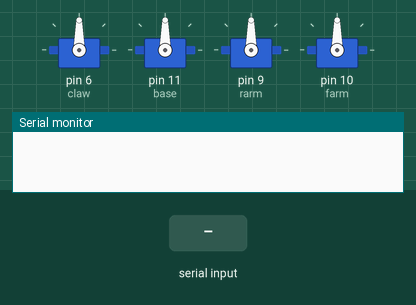
A sketch run on a simulated Arduino Uno, built with avr-gcc and run on an emulated ATmega328P. On the bench: 4 × servo, the last lines printed to the serial monitor. Inputs (shaded band) come from the test bench.

Above: at 2.0 s.
2.1 s: "O90\n" received over Serial
At 4.4 s:
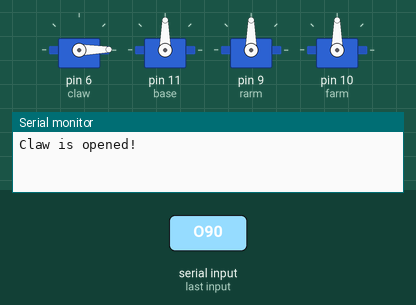
5.1 s: "S90\n" received over Serial
At 7.9 s:
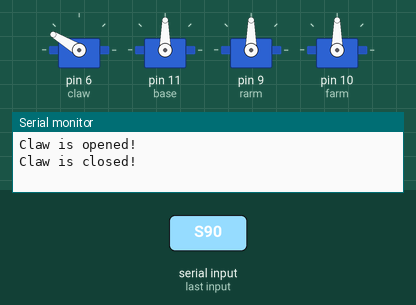
8.1 s: "r" received over Serial
At 9.5 s:
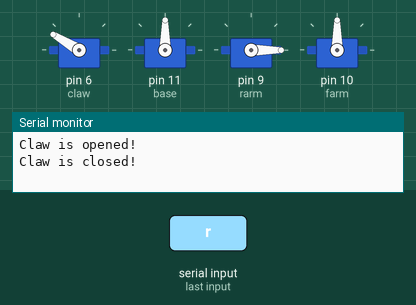
10.5 s: "i" received over Serial
At 10.95 s:
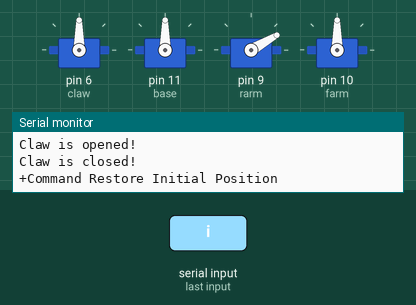
12.7 s: "f" received over Serial
At 14.3 s:
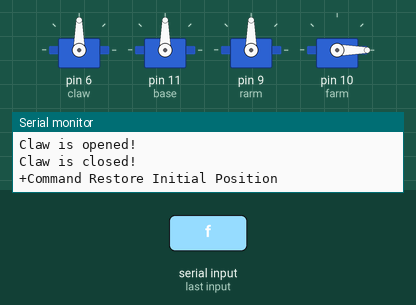
15.2 s: "b" received over Serial
At 17.4 s:
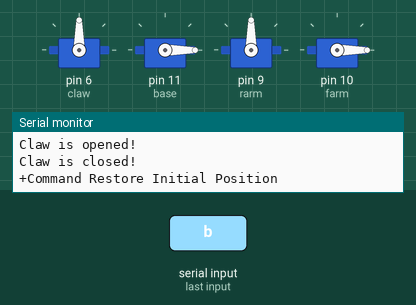
Timing chart, 0 to 18.7 s (numbered marks = the images above; inputs shaded):
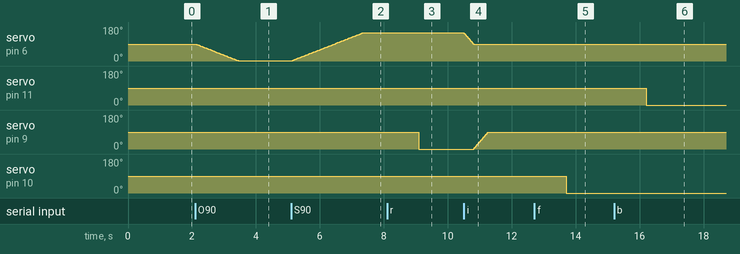

Measured:
- after the input at 2.1 s, servo on pin 6 (claw): moves from 90° to 1° over 1.3 s, starting at once
- after the input at 5.1 s, servo on pin 6 (claw): moves from 1° to 149° over 2.2 s, starting at once
- after the input at 8.1 s, servo on pin 9 (rarm): 90° → 0° after 1.0 s
- after the input at 10.5 s, servo on pin 6 (claw): moves from 149° to 90° over 0.30 s, starting at once; servo on pin 9 (rarm): moves from 0° to 90° over 0.45 s, starting after 0.31 s
- after the input at 12.7 s, servo on pin 10 (farm): 90° → 0° after 1.0 s
- after the input at 15.2 s, servo on pin 11 (base): 90° → 0° after 1.0 s

The sketch:

sketch_oct1a.ino
```cpp
#include<Servo.h>

Servo farm,claw,rarm,base;

int basePos=90,farmPos=90,clawPos=90,rarmPos=90;

const int baseMin,baseMax;
const int clawMin,clawMax;
const int rarmMin,rarmMax;
const int farmMin,farmMax;

int DSD=15;

void setup() {
  // put your setup code here, to run once:
  claw.attach(6);
  delay(200);
  base.attach(11);
  delay(200);
  rarm.attach(9);
  delay(200);
  farm.attach(10);
  delay(200);
  Serial.begin(9600);

  base.write(90);   //——>将电机处于初始状态
  delay(10);
  claw.write(90);
  delay(10);
  rarm.write(90);
  delay(10);
  farm.write(90);
  delay(10);


}

void loop() {
  // put your main code here, to run repeatedly:
   if(Serial.available()>0)
   {
       char getname=Serial.read();
       if(getname=='O' || getname=='S' ) //打开或关闭爪子
          armDataOne(getname);
       else if(getname=='H' || getname=='L') //改变速度
          speedData(getname);
       else if(getname=='c' || getname=='r' || getname=='f' || getname=='b') //同步执行
          servoMove(getname);
       else if(getname=='i') //电机初始化
          armIniPos();
   }
}


void armDataOne(char getname) //爪子的开关
{
    switch(getname){
        case 'O':
            clawOpen();
            Serial.println("Claw is opened!");
            break;
        case 'S':
            clawClose();
            Serial.println("Claw is closed!");
            break;
    }
    basePos=base.read();
    clawPos=claw.read();
    rarmPos=rarm.read();
    farmPos=farm.read();

}


void clawOpen() {    //爪子张开
    int pos = claw.read();
    for (int i = pos; i > 0; i--) {
        claw.write(i);
        delay(DSD);
    }
}
void clawClose() {   //爪子关闭
    int pos = claw.read();
    for (int i = pos; i < 150; i++) {
        claw.write(i);
        delay(DSD);
    }
}

void speedData(char getname)   //改变速度
{
     switch(getname){
         case 'H':
            upSpeed();
            break;
         case 'L':
            lowSpeed();
            break;
     }
}


void upSpeed(){   //增大速度
    if(DSD-3>3) {
        DSD-=3;
        Serial.print("Now speed is: "); Serial.println(DSD);
    }else{
      Serial.print("Error! Speed is too high! Now Speed is :");Serial.println(DSD);
    }
}

void lowSpeed(){  //降低速度
    if(DSD+3<=30) {
        DSD+=3;
        Serial.print("Now speed is: "); Serial.println(DSD);
    }else{
      Serial.print("Error! Speed is too low! Now Speed is :");Serial.println(DSD);
    }
}


void servoStatus(){   //呈现各舵机状态
     Serial.println("----------------------------");
     Serial.print("clawPos :");Serial.println( clawPos);
     Serial.print("farmPos :");Serial.println( farmPos);
     Serial.print("rarmPos :");Serial.println( rarmPos);
     Serial.print("basePos :");Serial.println( basePos);
     Serial.println("");
     Serial.print("servo speed: ");Serial.println(DSD);
}

void servoMove(char getname){    // 舵机移动
    int toPos=Serial.parseInt();
    switch(getname){
        case 'b':
            if(toPos<baseMin||toPos>baseMax) return;
            base.write(toPos);
            basePos=toPos;
            break;
        case 'c':
            if(toPos<clawMin||toPos>clawMax) return;
            claw.write(toPos);
            clawPos=toPos;
            break;
        case 'r':
            if(toPos<rarmMin||toPos>rarmMax) return;
            rarm.write(toPos);
            rarmPos=toPos;
            break;
        case 'f':
            if(toPos<farmMin||toPos>farmMax) return;
            farm.write(toPos);
            farmPos=toPos;
            break;
    }
}
void armIniPos()   // 机械臂恢复初始化
{
    Serial.println("+Command Restore Initial Position");

    int pos = base.read();
    while (pos != 90) {
        if (pos > 90) pos--;
        else pos++;
        base.write(pos);
        delay(5);
    }

    pos = claw.read();
    while (pos != 90) {
        if (pos > 90) pos--;
        else pos++;
        claw.write(pos);
        delay(5);
    }

    pos = rarm.read();
    while (pos != 90) {
        if (pos > 90) pos--;
        else pos++;
        rarm.write(pos);
        delay(5);
    }

    pos = farm.read();
    while (pos != 90) {
        if (pos > 90) pos--;
        else pos++;
        farm.write(pos);
        delay(5);
    }

    // 更新位置变量
    basePos = 90;
    clawPos = 90;
    rarmPos = 90;
    farmPos = 90;
}
```
